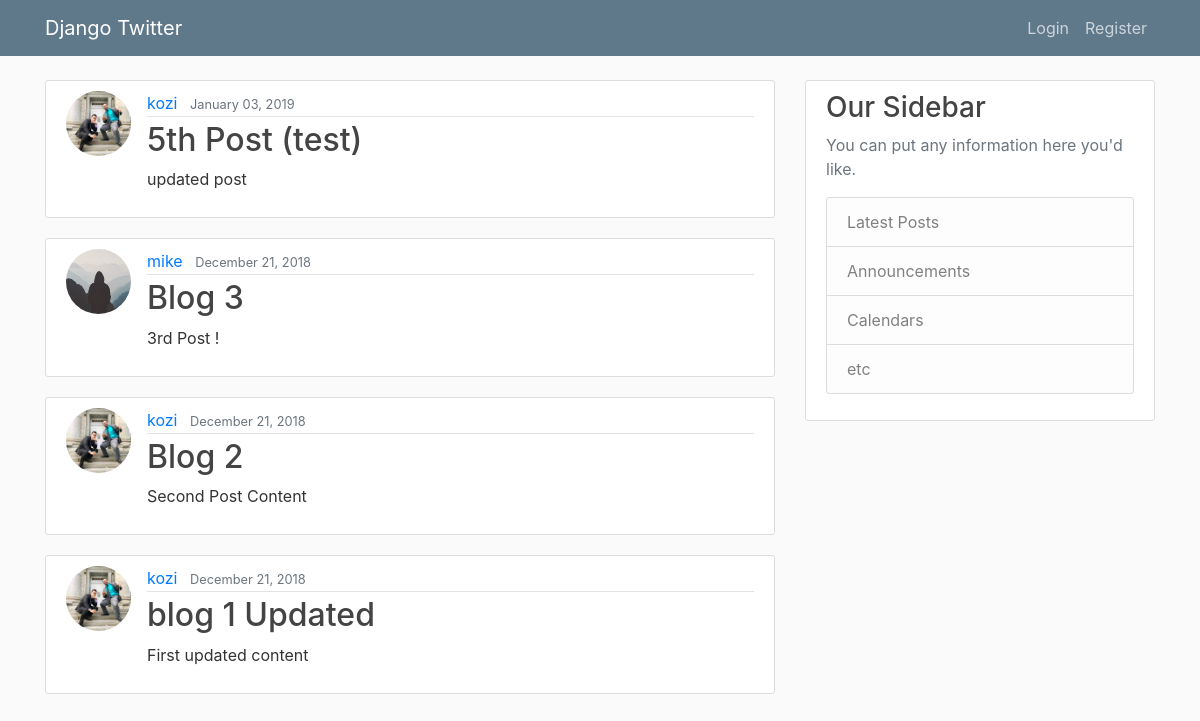
/, run on an earlier commit of the app's database.
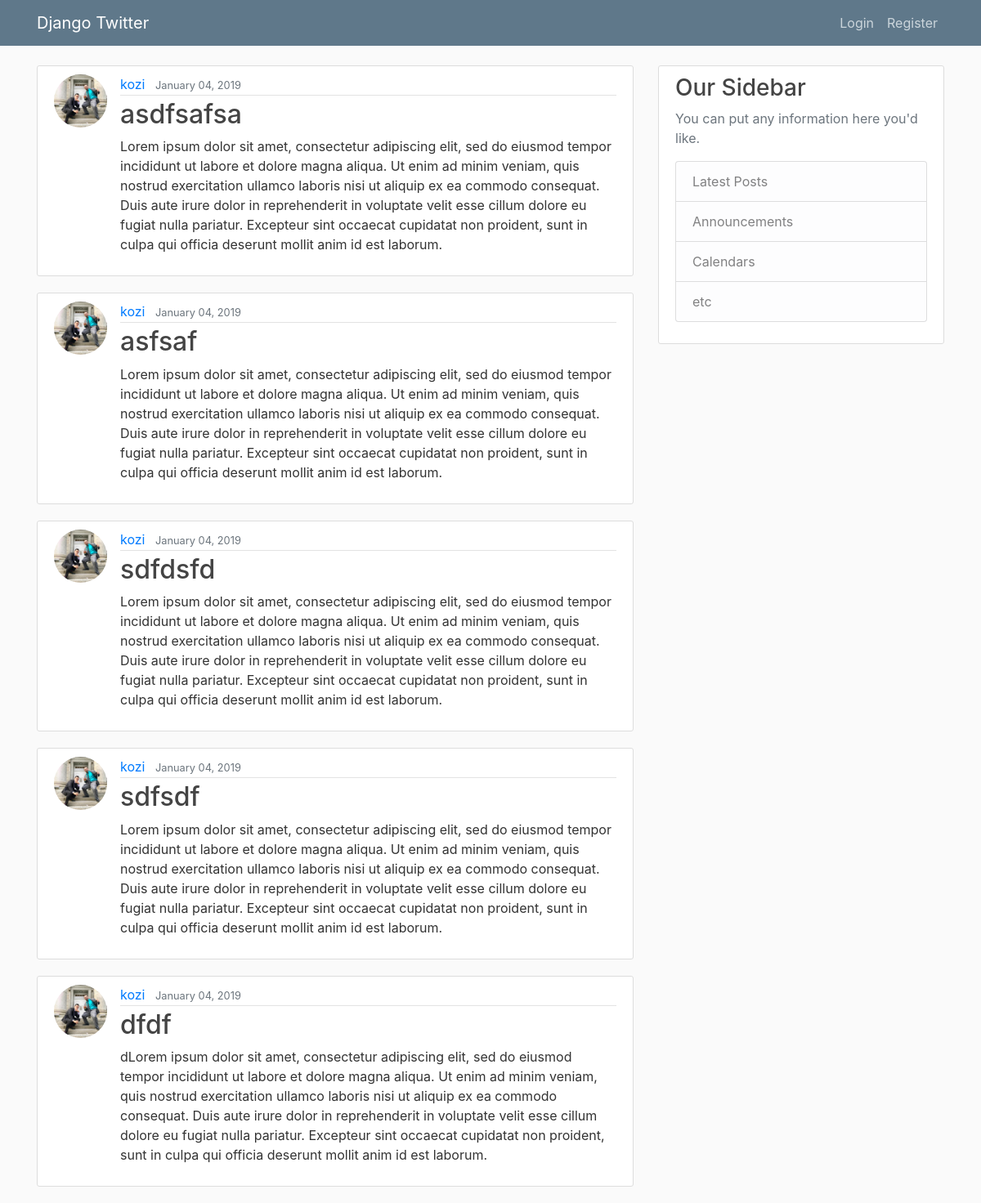
And on a later commit of the database.
### blog/models.py (models this page shows, shortened)
class Post(models.Model):
    title = models.CharField(max_length=100)
    content = models.TextField()
    date_posted = models.DateTimeField(default=timezone.now)
    author = models.ForeignKey(User, on_delete=models.CASCADE)

### users/models.py (models this page shows, shortened)
class Profile(models.Model):
    user = models.OneToOneField(User, on_delete=models.CASCADE)
    image = models.ImageField(default='default.jpg', upload_to='profile_pics')

### blog/views.py (the view)
# urls.py: path('', PostListView.as_view(), name='blog-home'),
class PostListView(ListView):
    model = Post
    template_name = 'blog/home.html' # <app>/<model>_<viewtype>.html
    context_object_name = 'posts'
    ordering = ['-date_posted']
    paginate_by = 5

### blog/templates/blog/home.html
{% extends "blog/base.html" %}
{% block content %}
    {% for post in posts %}
    <article class="media content-section">
      <img class="rounded-circle article-img" src="{{ post.author.profile.image.url }}">
<div class="media-body">
  <div class="article-metadata">
    <a class="mr-2" href="#">{{ post.author }}</a>
    <small class="text-muted">{{ post.date_posted|date:"F d, Y" }}</small>
  </div>
  <h2><a class="article-title" href="{% url 'post-detail' post.id %}">{{ post.title }}</a></h2>
  <p class="article-content">{{ post.content }}</p>
</div>
</article>
    {% endfor %}
{% endblock content %}

What changed in the data, as far as the page shows it:
no longer on this page (row unchanged): Post: author.profile.image (picture), author "kozi", date_posted "January 03, 2019", title "5th Post (test)", content "updated post"
no longer on this page (row unchanged): Post: author.profile.image (placeholder picture), author "mike", date_posted "December 21, 2018", title "Blog 3", content "3rd Post !"
no longer on this page (row unchanged): Post: author.profile.image (picture), author "kozi", date_posted "December 21, 2018", title "Blog 2", content "Second Post Content"
no longer on this page (row unchanged): Post: author.profile.image (picture), author "kozi", date_posted "December 21, 2018", title "blog 1 Updated", content "First updated content"
added Post: author.profile.image (picture), author "kozi", date_posted "January 04, 2019", title "asdfsafsa", content "Lorem ipsum dolor sit amet, consectetur adipiscing elit, sed do eiusmod tempor incididunt ut labore et dolore magna aliqua. Ut enim ad minim veniam, quis nostrud exercitation ullamco laboris nisi ut aliquip ex ea commodo consequat. Duis aute irure dolor in reprehenderit in voluptate velit esse cillum dolore eu fugiat nulla pariatur. Excepteur sint occaecat cupidatat non proident, sunt in culpa qui officia deserunt mollit anim id est laborum."
added Post: author.profile.image (picture), author "kozi", date_posted "January 04, 2019", title "asfsaf", content "Lorem ipsum dolor sit amet, consectetur adipiscing elit, sed do eiusmod tempor incididunt ut labore et dolore magna aliqua. Ut enim ad minim veniam, quis nostrud exercitation ullamco laboris nisi ut aliquip ex ea commodo consequat. Duis aute irure dolor in reprehenderit in voluptate velit esse cillum dolore eu fugiat nulla pariatur. Excepteur sint occaecat cupidatat non proident, sunt in culpa qui officia deserunt mollit anim id est laborum."
added Post: author.profile.image (picture), author "kozi", date_posted "January 04, 2019", title "sdfdsfd", content "Lorem ipsum dolor sit amet, consectetur adipiscing elit, sed do eiusmod tempor incididunt ut labore et dolore magna aliqua. Ut enim ad minim veniam, quis nostrud exercitation ullamco laboris nisi ut aliquip ex ea commodo consequat. Duis aute irure dolor in reprehenderit in voluptate velit esse cillum dolore eu fugiat nulla pariatur. Excepteur sint occaecat cupidatat non proident, sunt in culpa qui officia deserunt mollit anim id est laborum."
added Post: author.profile.image (picture), author "kozi", date_posted "January 04, 2019", title "sdfsdf", content "Lorem ipsum dolor sit amet, consectetur adipiscing elit, sed do eiusmod tempor incididunt ut labore et dolore magna aliqua. Ut enim ad minim veniam, quis nostrud exercitation ullamco laboris nisi ut aliquip ex ea commodo consequat. Duis aute irure dolor in reprehenderit in voluptate velit esse cillum dolore eu fugiat nulla pariatur. Excepteur sint occaecat cupidatat non proident, sunt in culpa qui officia deserunt mollit anim id est laborum."
added Post: author.profile.image (picture), author "kozi", date_posted "January 04, 2019", title "dfdf", content "dLorem ipsum dolor sit amet, consectetur adipiscing elit, sed do eiusmod tempor incididunt ut labore et dolore magna aliqua. Ut enim ad minim veniam, quis nostrud exercitation ullamco laboris nisi ut aliquip ex ea commodo consequat. Duis aute irure dolor in reprehenderit in voluptate velit esse cillum dolore eu fugiat nulla pariatur. Excepteur sint occaecat cupidatat non proident, sunt in culpa qui officia deserunt mollit anim id est laborum."
